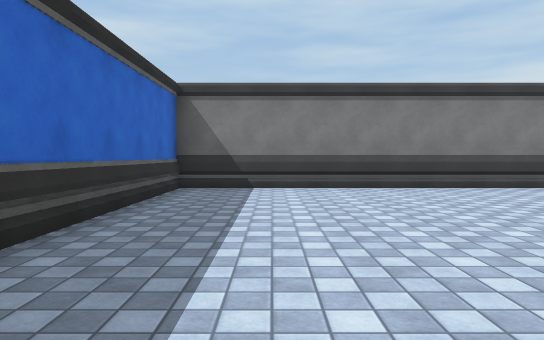
View 1 (above)

21 first-person views from a walk through a scene from a Unity 3-D project. The camera is 1.2 m above the floor, tilts 2° down and sees 70° across. The floor is counted in squares, 2 m on a side. Each view is taken from the middle of a square. On the plan, view 1 faces up. The plan holds only what a view shows up to about 11 squares ahead; the rest is blank. The place goes on beyond the plan. The player character is not drawn. Surface patterns are stand-ins for the level's own textures.

View 2
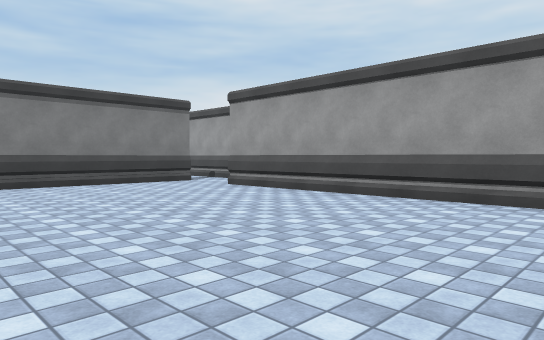

View 3
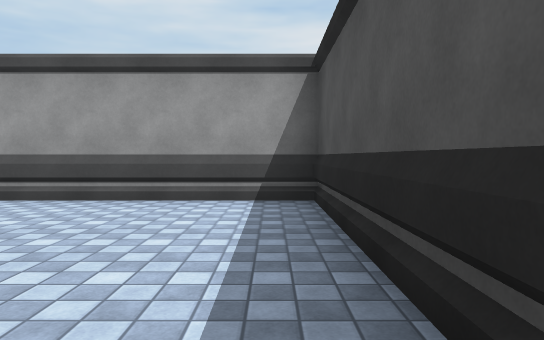

View 4
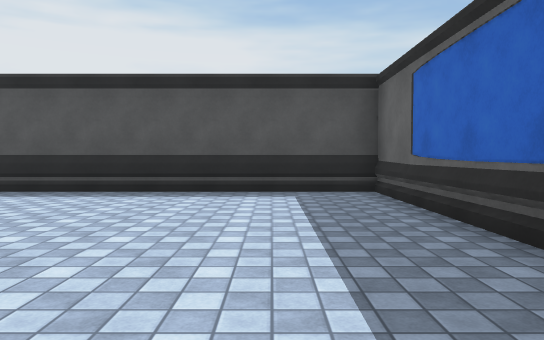

View 5
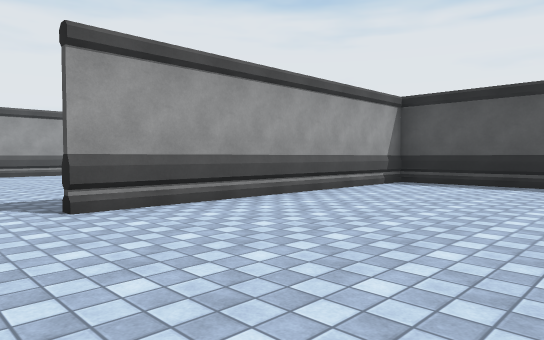

View 6
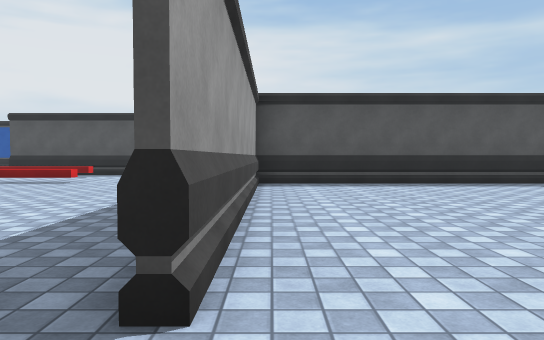

View 7
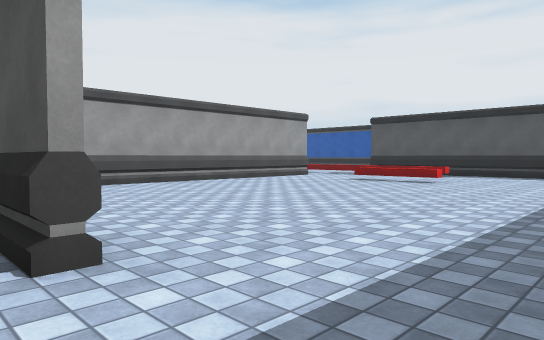

View 8
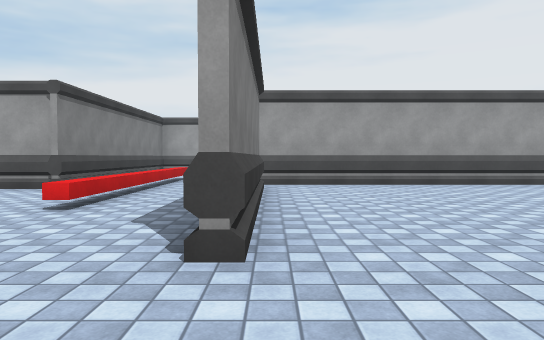

View 9
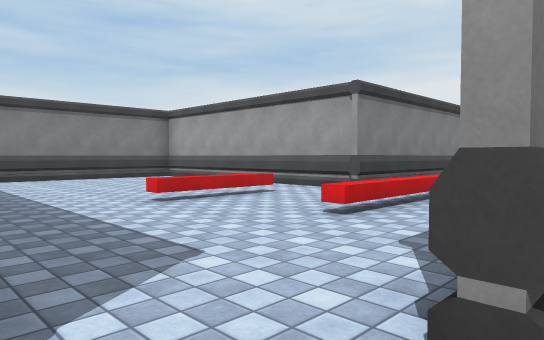

View 10
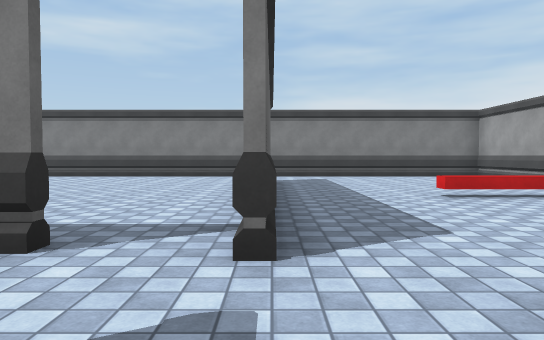

View 11
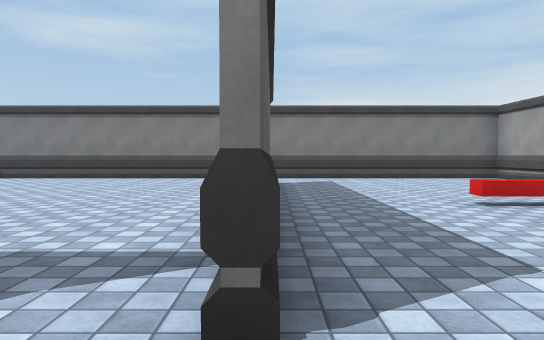

View 12
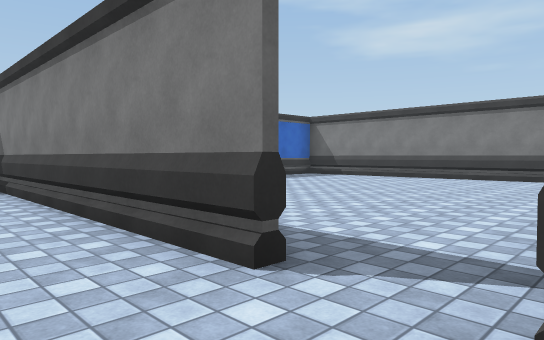

View 13
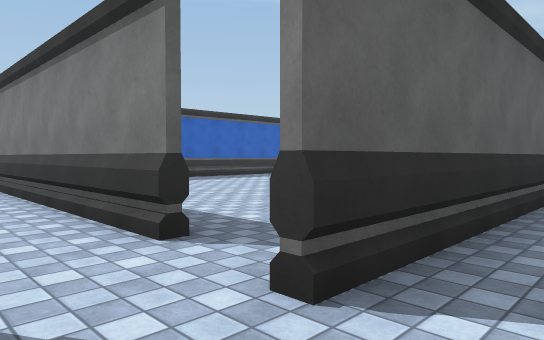

View 14
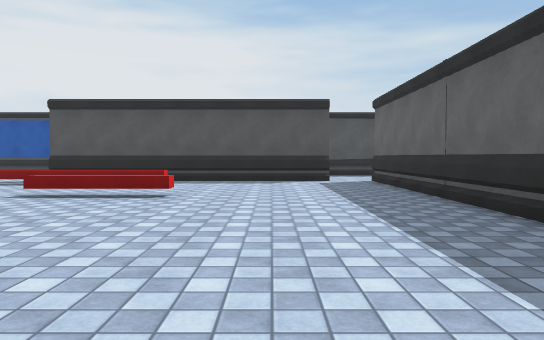

View 15
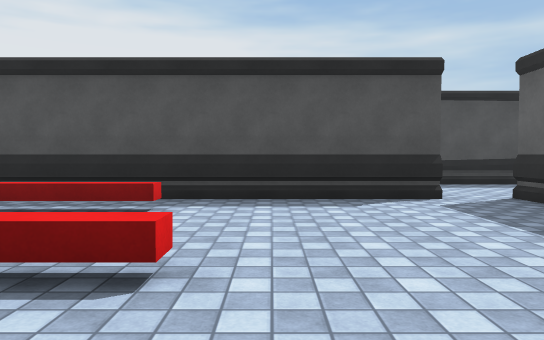

View 16
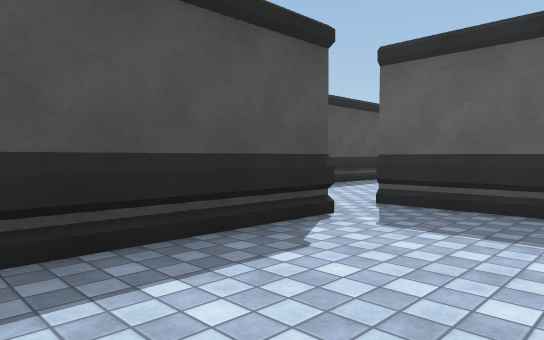

View 17
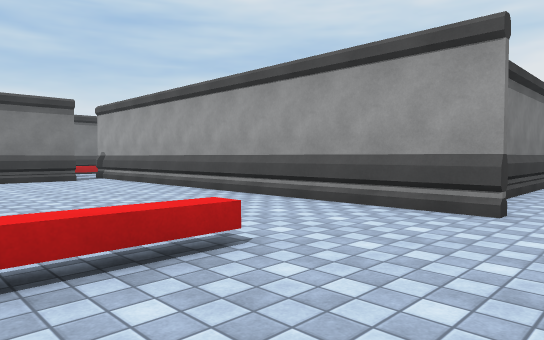

View 18
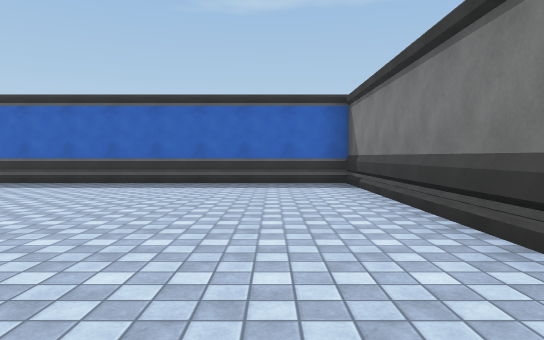

View 19
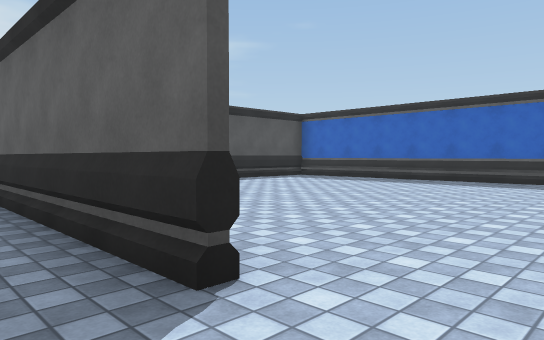

View 20
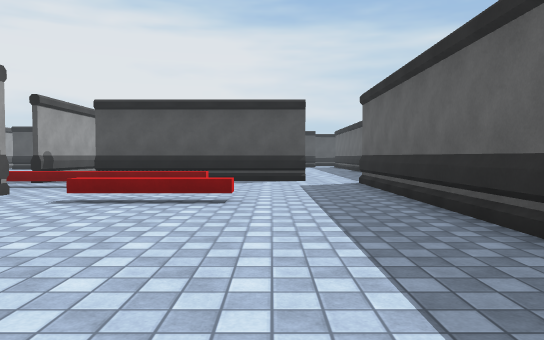

View 21
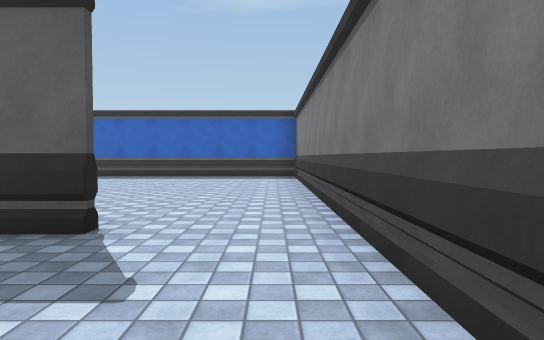

### Floor plan
Key: @ floor where view 1 was taken; # wall or solid block; . floor; ^ raised ledge.
Columns run from 2 left of view 1 to 19 right of it. Each row starts with its distance up from view 1.
 17 ################
 16 #..............#
 15 #..............#
 14 #........#.... #
 13 #........#.... #
 12 #........#.....#
 11 #........#..^^.#
 10 #........#.....######
  9 #........#.........
  8 ########.#...^^^^^^
  7 #...............#.
  6 #..........######
  5 #.......#.......#
  4 #.......#.......#
  3 #.......#.......#
  2 #.......#.......#
  1 #.......#.......#
  0 #.@.....#.......#
 -1 #.......#.......#
 -2 #########...^^..######
 -3        ##.......##
 -4        ##....^^^^
 -5        #########
 -6       .#########
 -7      ....
 -8    #####

Positions as (right, up) in squares from view 1, and headings:
1: (0, 0), facing up
2: (0, -1), facing up-right
3: (0, -1), facing right
4: (0, 5), facing down
5: (1, 7), facing down-right
6: (5, 7), facing down
7: (6, 7), facing down-right
8: (6, 6), facing right
9: (7, 6), facing up-right
10: (7, 5), facing up
11: (7, 6), facing up
12: (7, 6), facing up-left
13: (8, 6), facing up-left
14: (8, 4), facing down
15: (9, 0), facing down
16: (10, -3), facing down-left
17: (10, -4), facing up-right
18: (7, 15), facing left
19: (8, 16), facing down-left
20: (9, 16), facing down
21: (10, 16), facing left
